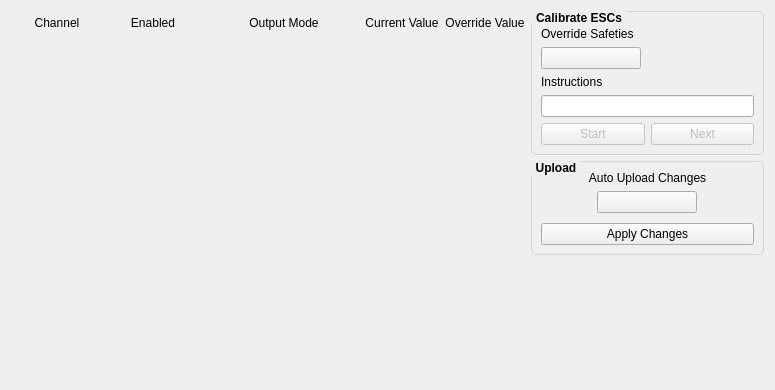
<?xml version="1.0" encoding="UTF-8"?>
<ui version="4.0">
 <class>ui_rc_output</class>
 <widget class="QWidget" name="ui_rc_output">
  <property name="geometry">
   <rect>
    <x>0</x>
    <y>0</y>
    <width>775</width>
    <height>390</height>
   </rect>
  </property>
  <property name="windowTitle">
   <string>Form</string>
  </property>
  <layout class="QHBoxLayout" name="horizontalLayout_2">
   <item>
    <layout class="QVBoxLayout" name="verticalLayout_1">
     <item>
      <layout class="QHBoxLayout" name="horizontalLayout_4">
       <property name="leftMargin">
        <number>6</number>
       </property>
       <property name="topMargin">
        <number>5</number>
       </property>
       <property name="bottomMargin">
        <number>15</number>
       </property>
       <item>
        <widget class="QLabel" name="label_3">
         <property name="minimumSize">
          <size>
           <width>80</width>
           <height>0</height>
          </size>
         </property>
         <property name="maximumSize">
          <size>
           <width>80</width>
           <height>50</height>
          </size>
         </property>
         <property name="text">
          <string>Channel</string>
         </property>
         <property name="alignment">
          <set>Qt::AlignCenter</set>
         </property>
        </widget>
       </item>
       <item>
        <widget class="QLabel" name="label_4">
         <property name="minimumSize">
          <size>
           <width>100</width>
           <height>0</height>
          </size>
         </property>
         <property name="maximumSize">
          <size>
           <width>100</width>
           <height>50</height>
          </size>
         </property>
         <property name="text">
          <string>Enabled</string>
         </property>
         <property name="alignment">
          <set>Qt::AlignCenter</set>
         </property>
        </widget>
       </item>
       <item>
        <widget class="QLabel" name="label_5">
         <property name="minimumSize">
          <size>
           <width>150</width>
           <height>0</height>
          </size>
         </property>
         <property name="maximumSize">
          <size>
           <width>150</width>
           <height>50</height>
          </size>
         </property>
         <property name="text">
          <string>Output Mode</string>
         </property>
         <property name="alignment">
          <set>Qt::AlignCenter</set>
         </property>
        </widget>
       </item>
       <item>
        <widget class="QLabel" name="label_6">
         <property name="maximumSize">
          <size>
           <width>16777215</width>
           <height>50</height>
          </size>
         </property>
         <property name="text">
          <string>Current Value</string>
         </property>
         <property name="alignment">
          <set>Qt::AlignCenter</set>
         </property>
        </widget>
       </item>
       <item>
        <widget class="QLabel" name="label_7">
         <property name="maximumSize">
          <size>
           <width>16777215</width>
           <height>50</height>
          </size>
         </property>
         <property name="text">
          <string>Override Value</string>
         </property>
         <property name="alignment">
          <set>Qt::AlignCenter</set>
         </property>
        </widget>
       </item>
      </layout>
     </item>
     <item>
      <layout class="QVBoxLayout" name="layoutChannels">
       <property name="spacing">
        <number>20</number>
       </property>
      </layout>
     </item>
     <item>
      <spacer name="verticalSpacer_3">
       <property name="orientation">
        <enum>Qt::Vertical</enum>
       </property>
       <property name="sizeHint" stdset="0">
        <size>
         <width>20</width>
         <height>40</height>
        </size>
       </property>
      </spacer>
     </item>
    </layout>
   </item>
   <item>
    <layout class="QVBoxLayout" name="verticalLayout_3">
     <item>
      <layout class="QHBoxLayout" name="horizontalLayout">
       <item>
        <widget class="QGroupBox" name="groupBox">
         <property name="maximumSize">
          <size>
           <width>250</width>
           <height>16777215</height>
          </size>
         </property>
         <property name="font">
          <font>
           <weight>75</weight>
           <bold>true</bold>
          </font>
         </property>
         <property name="styleSheet">
          <string notr="true">QGroupBox { 
  border: 1px solid lightgray; 
  border-radius: 5px;
  margin-top: 1ex;
}

QGroupBox::title {
    subcontrol-origin: margin;
    subcontrol-position: top left;
    padding: 0 3px;
}</string>
         </property>
         <property name="title">
          <string>Calibrate ESCs</string>
         </property>
         <layout class="QVBoxLayout" name="verticalLayout">
          <property name="spacing">
           <number>6</number>
          </property>
          <item>
           <spacer name="verticalSpacer_2">
            <property name="orientation">
             <enum>Qt::Vertical</enum>
            </property>
            <property name="sizeType">
             <enum>QSizePolicy::Fixed</enum>
            </property>
            <property name="sizeHint" stdset="0">
             <size>
              <width>20</width>
              <height>6</height>
             </size>
            </property>
           </spacer>
          </item>
          <item>
           <widget class="QLabel" name="label">
            <property name="text">
             <string>Override Safeties</string>
            </property>
           </widget>
          </item>
          <item>
           <widget class="sliderbox" name="buttonOverrideSafeties">
            <property name="maximumSize">
             <size>
              <width>100</width>
              <height>16777215</height>
             </size>
            </property>
            <property name="text">
             <string/>
            </property>
           </widget>
          </item>
          <item>
           <widget class="QLabel" name="label_2">
            <property name="text">
             <string>Instructions</string>
            </property>
           </widget>
          </item>
          <item>
           <widget class="QLineEdit" name="editInstructions">
            <property name="readOnly">
             <bool>true</bool>
            </property>
           </widget>
          </item>
          <item>
           <layout class="QHBoxLayout" name="horizontalLayout_3">
            <item>
             <widget class="QPushButton" name="buttonStartStop">
              <property name="enabled">
               <bool>false</bool>
              </property>
              <property name="text">
               <string>Start</string>
              </property>
             </widget>
            </item>
            <item>
             <widget class="QPushButton" name="buttonNext">
              <property name="enabled">
               <bool>false</bool>
              </property>
              <property name="text">
               <string>Next</string>
              </property>
             </widget>
            </item>
           </layout>
          </item>
         </layout>
        </widget>
       </item>
      </layout>
     </item>
     <item>
      <widget class="QGroupBox" name="groupBox_2">
       <property name="font">
        <font>
         <weight>75</weight>
         <bold>true</bold>
        </font>
       </property>
       <property name="styleSheet">
        <string notr="true">QGroupBox { 
  border: 1px solid lightgray; 
  border-radius: 5px;
  margin-top: 1ex;
}

QGroupBox::title {
    subcontrol-origin: margin;
    subcontrol-position: top left;
    padding: 0 3px;
}</string>
       </property>
       <property name="title">
        <string>Upload</string>
       </property>
       <layout class="QVBoxLayout" name="verticalLayout_4">
        <property name="spacing">
         <number>10</number>
        </property>
        <item>
         <layout class="QVBoxLayout" name="verticalLayout_2">
          <property name="spacing">
           <number>6</number>
          </property>
          <item>
           <widget class="QLabel" name="label_9">
            <property name="text">
             <string>Auto Upload Changes</string>
            </property>
            <property name="alignment">
             <set>Qt::AlignCenter</set>
            </property>
           </widget>
          </item>
          <item>
           <layout class="QHBoxLayout" name="horizontalLayout_5">
            <item>
             <widget class="sliderbox" name="buttonAutoUpload">
              <property name="minimumSize">
               <size>
                <width>0</width>
                <height>20</height>
               </size>
              </property>
              <property name="maximumSize">
               <size>
                <width>100</width>
                <height>16777215</height>
               </size>
              </property>
              <property name="text">
               <string/>
              </property>
             </widget>
            </item>
           </layout>
          </item>
         </layout>
        </item>
        <item>
         <widget class="QPushButton" name="buttonApplyChanges">
          <property name="text">
           <string>Apply Changes</string>
          </property>
         </widget>
        </item>
       </layout>
      </widget>
     </item>
     <item>
      <spacer name="verticalSpacer">
       <property name="orientation">
        <enum>Qt::Vertical</enum>
       </property>
       <property name="sizeHint" stdset="0">
        <size>
         <width>20</width>
         <height>40</height>
        </size>
       </property>
      </spacer>
     </item>
    </layout>
   </item>
  </layout>
 </widget>
 <customwidgets>
  <customwidget>
   <class>sliderbox</class>
   <extends>QPushButton</extends>
   <header>sliderbox.h</header>
  </customwidget>
 </customwidgets>
 <resources/>
 <connections/>
</ui>
